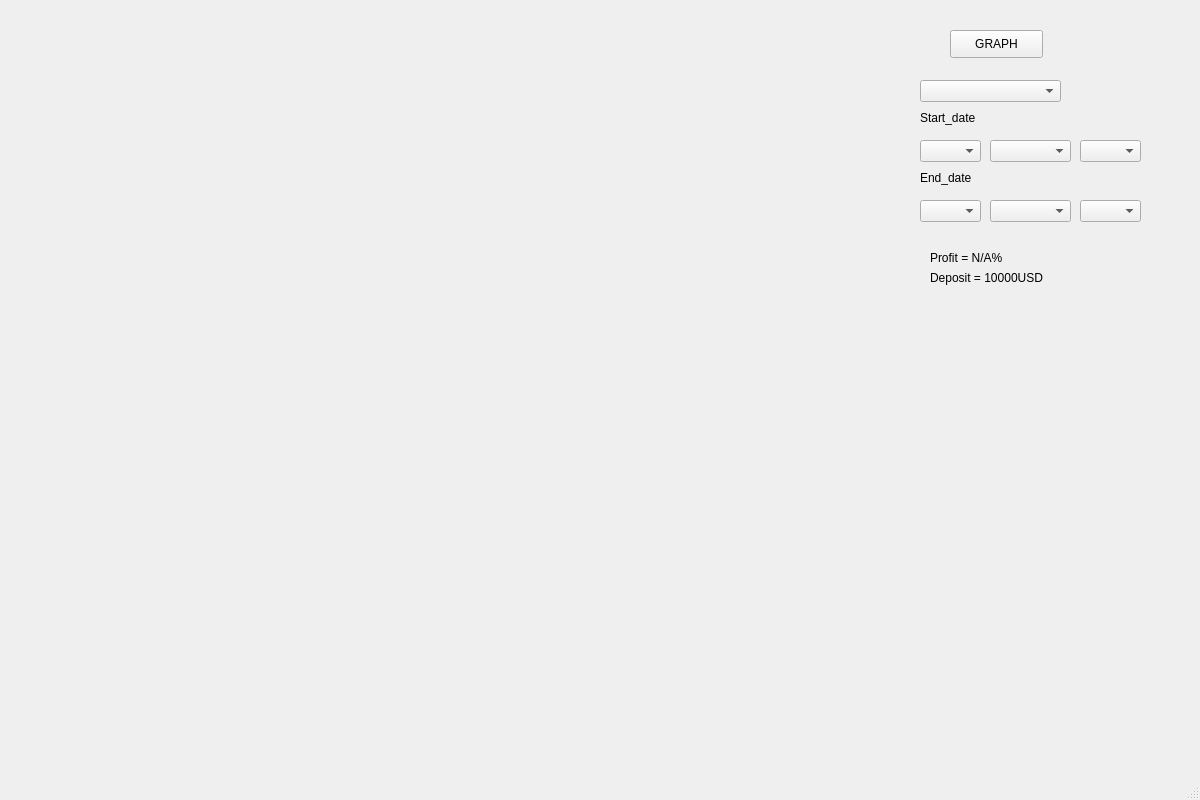
<?xml version="1.0" encoding="UTF-8"?>
<ui version="4.0">
 <class>MainWindow</class>
 <widget class="QMainWindow" name="MainWindow">
  <property name="enabled">
   <bool>true</bool>
  </property>
  <property name="geometry">
   <rect>
    <x>0</x>
    <y>0</y>
    <width>1200</width>
    <height>800</height>
   </rect>
  </property>
  <property name="windowTitle">
   <string>MainWindow</string>
  </property>
  <widget class="QWidget" name="centralwidget">
   <widget class="QCustomPlot" name="widget_2" native="true">
    <property name="geometry">
     <rect>
      <x>29</x>
      <y>9</y>
      <width>881</width>
      <height>731</height>
     </rect>
    </property>
   </widget>
   <widget class="QPushButton" name="pushButton">
    <property name="geometry">
     <rect>
      <x>950</x>
      <y>30</y>
      <width>93</width>
      <height>28</height>
     </rect>
    </property>
    <property name="text">
     <string>GRAPH</string>
    </property>
   </widget>
   <widget class="QComboBox" name="comboBox">
    <property name="geometry">
     <rect>
      <x>920</x>
      <y>80</y>
      <width>141</width>
      <height>22</height>
     </rect>
    </property>
   </widget>
   <widget class="QComboBox" name="comboBox_2">
    <property name="geometry">
     <rect>
      <x>920</x>
      <y>140</y>
      <width>61</width>
      <height>22</height>
     </rect>
    </property>
   </widget>
   <widget class="QComboBox" name="comboBox_3">
    <property name="geometry">
     <rect>
      <x>990</x>
      <y>140</y>
      <width>81</width>
      <height>22</height>
     </rect>
    </property>
   </widget>
   <widget class="QComboBox" name="comboBox_4">
    <property name="geometry">
     <rect>
      <x>1080</x>
      <y>140</y>
      <width>61</width>
      <height>22</height>
     </rect>
    </property>
   </widget>
   <widget class="QComboBox" name="comboBox_5">
    <property name="geometry">
     <rect>
      <x>920</x>
      <y>200</y>
      <width>61</width>
      <height>22</height>
     </rect>
    </property>
   </widget>
   <widget class="QComboBox" name="comboBox_6">
    <property name="geometry">
     <rect>
      <x>1080</x>
      <y>200</y>
      <width>61</width>
      <height>22</height>
     </rect>
    </property>
   </widget>
   <widget class="QComboBox" name="comboBox_7">
    <property name="geometry">
     <rect>
      <x>990</x>
      <y>200</y>
      <width>81</width>
      <height>22</height>
     </rect>
    </property>
   </widget>
   <widget class="QLabel" name="label">
    <property name="geometry">
     <rect>
      <x>920</x>
      <y>110</y>
      <width>91</width>
      <height>16</height>
     </rect>
    </property>
    <property name="text">
     <string>Start_date</string>
    </property>
   </widget>
   <widget class="QLabel" name="label_2">
    <property name="geometry">
     <rect>
      <x>920</x>
      <y>170</y>
      <width>91</width>
      <height>16</height>
     </rect>
    </property>
    <property name="text">
     <string>End_date</string>
    </property>
   </widget>
   <widget class="QLabel" name="label_3">
    <property name="geometry">
     <rect>
      <x>930</x>
      <y>250</y>
      <width>201</width>
      <height>16</height>
     </rect>
    </property>
    <property name="text">
     <string>Profit = N/A%</string>
    </property>
   </widget>
   <widget class="QLabel" name="label_4">
    <property name="geometry">
     <rect>
      <x>930</x>
      <y>270</y>
      <width>121</width>
      <height>16</height>
     </rect>
    </property>
    <property name="text">
     <string>Deposit = 10000USD</string>
    </property>
   </widget>
  </widget>
  <widget class="QMenuBar" name="menubar">
   <property name="geometry">
    <rect>
     <x>0</x>
     <y>0</y>
     <width>1200</width>
     <height>26</height>
    </rect>
   </property>
  </widget>
  <widget class="QStatusBar" name="statusbar"/>
 </widget>
 <customwidgets>
  <customwidget>
   <class>QCustomPlot</class>
   <extends>QWidget</extends>
   <header>qcustomplot.h</header>
   <container>1</container>
  </customwidget>
 </customwidgets>
 <resources/>
 <connections/>
</ui>
